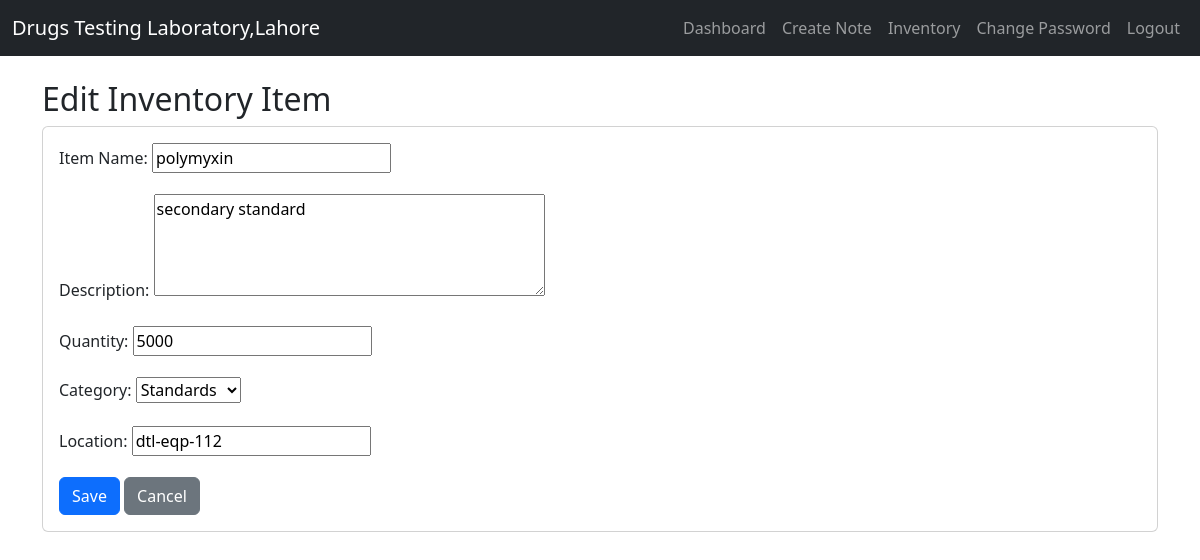
/inventory/edit/1/ (signed in), run on the app's committed database.
### communication/models.py (models this page shows, shortened)
class InventoryItem(models.Model):
    name = models.CharField(max_length=100)
    manufacturer = models.CharField(max_length=100, blank=True)
    purity = models.CharField(max_length=100, blank=True)
    description = models.TextField(blank=True)
    quantity = models.PositiveIntegerField(default=0)
    category = models.CharField(max_length=50, choices=[
        ('EQUIPMENT', 'Equipment'),
        ('SUPPLIES', 'Supplies'),
        ('CHEMICALS', 'Chemicals'),
        ('GLASSWARE', 'Glassware'),
        ('STANDARDS', 'Standards'),
        ('OTHER', 'Other'),
    ])
    location = models.CharField(max_length=100, blank=True)
    added_by = models.ForeignKey(User, on_delete=models.SET_NULL, null=True, related_name='inventory_items')
    added_at = models.DateTimeField(auto_now_add=True)
    updated_at = models.DateTimeField(auto_now=True)

### communication/views.py (the view)
# urls.py: path('inventory/edit/<int:item_id>/', views.inventory_edit, name='inventory_edit'),
@login_required
def inventory_edit(request, item_id):
    item = get_object_or_404(InventoryItem, id=item_id)
    if not request.user.is_superuser and item.added_by != request.user:
        messages.error(request, "You are not authorized to edit this item.")
        return redirect('inventory_list')
    if request.method == 'POST':
        form = InventoryItemForm(request.POST, instance=item)
        if form.is_valid():
            form.save()
            messages.success(request, f"Updated {item.name} in inventory.")
            return redirect('inventory_list')
    else:
        form = InventoryItemForm(instance=item)
    return render(request, 'communication/inventory_form.html', {'form': form, 'title': 'Edit Inventory Item'})

### communication/forms.py
class InventoryItemForm(forms.ModelForm):
    class Meta:
        model = InventoryItem
        fields = ['name', 'description', 'quantity', 'category', 'location']
        widgets = {
            'description': forms.Textarea(attrs={'rows': 4}),
            'category': forms.Select(),
        }

### communication/templates/communication/inventory_form.html (shortened to what this page needs)
{% extends 'communication/base.html' %}
{% block content %}
<h2>{{ title }}</h2>
<div class="card">
    <div class="card-body">
        <form method="post">
            <div class="mb-3">
                <label for="{{ form.name.id_for_label }}" class="form-label">Item Name:</label>
                {{ form.name }}
            </div>
            <div class="mb-3">
                <label for="{{ form.description.id_for_label }}" class="form-label">Description:</label>
                {{ form.description }}
            </div>
            <div class="mb-3">
                <label for="{{ form.quantity.id_for_label }}" class="form-label">Quantity:</label>
                {{ form.quantity }}
            </div>
            <div class="mb-3">
                <label for="{{ form.category.id_for_label }}" class="form-label">Category:</label>
                {{ form.category }}
            </div>
            <div class="mb-3">
                <label for="{{ form.location.id_for_label }}" class="form-label">Location:</label>
                {{ form.location }}
            </div>
            <button type="submit" class="btn btn-primary">Save</button>
            <a href="{% url 'inventory_list' %}" class="btn btn-secondary">Cancel</a>
        </form>
    </div>
</div>
{% endblock %}

### data on the page
InventoryItem: name "polymyxin", description "secondary standard", quantity "5000", category "Standards", location "dtl-eqp-112"

### other printed values
{{ title }} "Edit Inventory Item"
